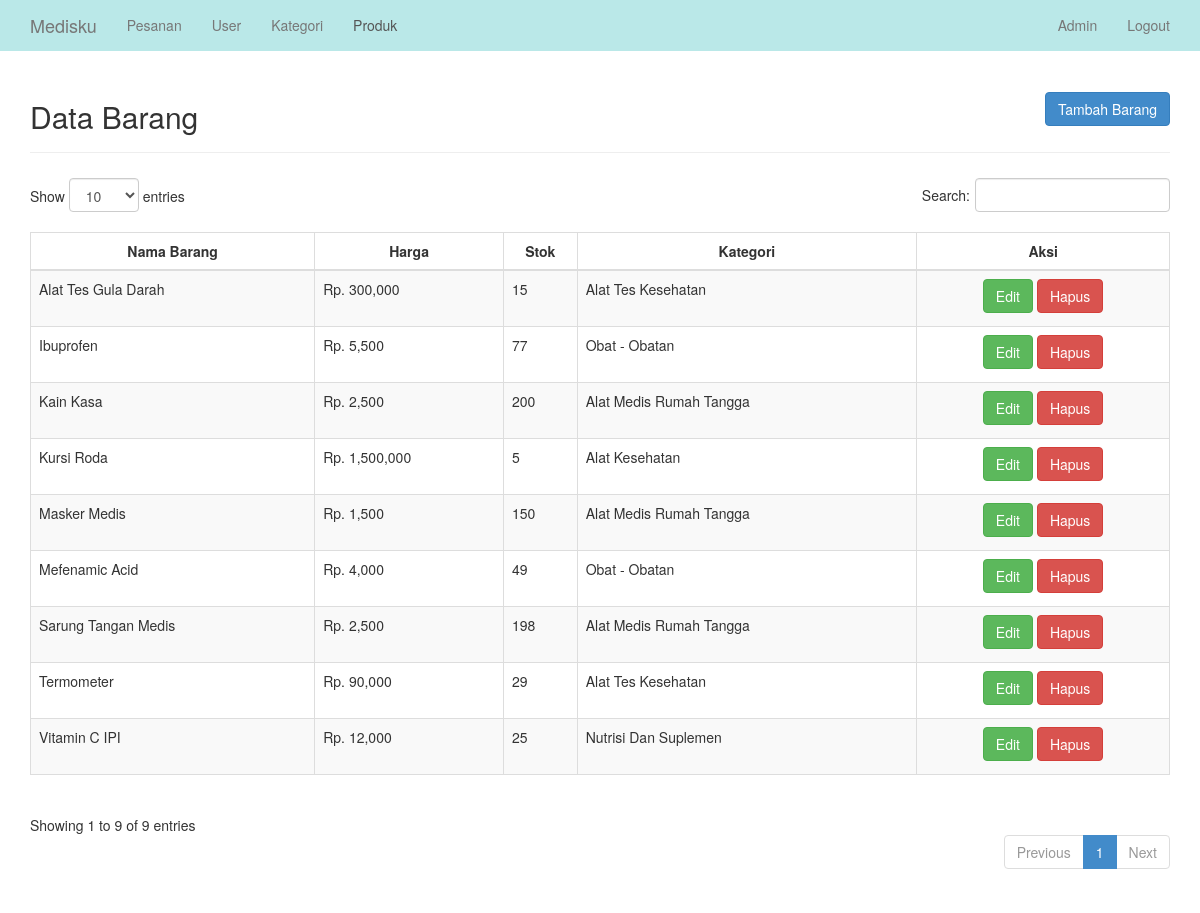
/admin/barang.php (signed in), run on the app's committed database.
### tables this page shows
CREATE TABLE `barang` (
  `id_barang` int NOT NULL AUTO_INCREMENT,
  `nama_barang` varchar(35) NOT NULL,
  `harga` varchar(35) NOT NULL,
  `stok` int NOT NULL,
  `gambar` varchar(255) NOT NULL,
  `id_kategori` int NOT NULL,
  PRIMARY KEY (`id_barang`),
  KEY `id_kategori` (`id_kategori`),
  CONSTRAINT `barang_ibfk_1` FOREIGN KEY (`id_kategori`) REFERENCES `kategori` (`id_kategori`)
);

CREATE TABLE `kategori` (
  `id_kategori` int NOT NULL AUTO_INCREMENT,
  `kategori` varchar(35) NOT NULL,
  PRIMARY KEY (`id_kategori`)
);

### admin/barang.php (the view, shortened to what this page needs)
<?php
    include "../koneksi/config.php";
?>
<!DOCTYPE html>
<html>
<head>
    <link href="../assets/css/bootstrap.css" rel="stylesheet">
    <link href="../assets/css/datatables.css" rel="stylesheet">
    <link href="../assets/css/style.css" rel="stylesheet" />
</head>
<body>
  <nav class="navbar navbar-default navbar-fixed-top" role="navigation">
    <div class="container">
      <div class="navbar-header">
          <a class="navbar-brand" href="home.php"> Medisku </a>
      </div>
      <div class="collapse navbar-collapse" id="bs-example-navbar-collapse-1">
          <ul class="nav navbar-nav">
              <li><a href="home.php">Pesanan</a></li>
              <li><a href="pengguna.php">User</a></li>
              <li><a href="kategori.php">Kategori</a></li>
              <li class="active"><a href="barang.php">Produk</a></li>
          </ul>
          <ul class="nav navbar-nav navbar-right">
              <li>
                  <a href="user.php"><?php echo ucwords($_SESSION['nama'] ) ?></a>
              </li>
              <li>
                  <a href="logout.php">Logout</a>
              </li>
          </ul>
      </div>
    </div>
  </nav>
  <div class="container">
   <br><br>
   <div class="page-header" style="display: flex; justify-content: space-between; align-items: center;">
   	<h2> Data Barang </h2>
    <button class="btn btn-primary" data-toggle="modal" data-target="#TambahBarang">Tambah Barang</button>
   </div>
   <table id="tables" class="table table-responsive table-bordered table-striped">
   	<thead>
   		<tr>
        <th style="text-align: center;">Nama Barang</th>
        <th style="text-align: center;">Harga</th>
   			<th style="text-align: center;">Stok</th>
   			<th style="text-align: center;">Kategori</th>
        <th style="text-align: center;">Aksi</th>
   		</tr>
   	</thead>
   	<?php
   		$sql = "select * from kategori inner join barang on kategori.id_kategori = barang.id_kategori";
   		$query = mysqli_query($connect, $sql);
      $no = 1;
   		while ($data = mysqli_fetch_array($query)){ ?>
   			<tr>
          <td><?php echo ucwords("$data[nama_barang]"); ?></td>
          <td>Rp. <?php echo number_format($data['harga']); ?></td>
          <td><?php echo ucwords("$data[stok]"); ?></td>
   				<td><?php echo ucwords("$data[kategori]"); ?></td>
          <td><center><button class="btn btn-success" data-toggle="modal" data-target="#EditBarang<?php echo $no; ?>">Edit</button>
            <a href="hapus_barang.php?id_barang=<?php echo "$data[id_barang]"; ?>" onclick='return confirm("Anda Yakin?")' class="btn btn-danger">Hapus</a></center></td>
  			</tr>
          <div id="EditBarang<?php echo $no; ?>" class="modal fade" role="dialog">
             <div class="modal-dialog">
   		<?php $no++; }
   	?>
   </table>
  </div>
</body>
</html>

### assets/css/datatables.css (style rules this page uses)
table.dataTable thead { cursor: pointer; }

### assets/css/style.css (style rules this page uses)
.btn { margin-bottom:5px; }

### data on the page
barang: nama_barang "Mefenamic Acid", harga "4,000", stok "49", id_kategori.kategori "Obat - Obatan"
barang: nama_barang "Kursi Roda", harga "1,500,000", stok "5", id_kategori.kategori "Alat Kesehatan"
barang: nama_barang "Ibuprofen", harga "5,500", stok "77", id_kategori.kategori "Obat - Obatan"
barang: nama_barang "Masker Medis", harga "1,500", stok "150", id_kategori.kategori "Alat Medis Rumah Tangga"
barang: nama_barang "Vitamin C IPI", harga "12,000", stok "25", id_kategori.kategori "Nutrisi Dan Suplemen"
barang: nama_barang "Sarung Tangan Medis", harga "2,500", stok "198", id_kategori.kategori "Alat Medis Rumah Tangga"
barang: nama_barang "Kain Kasa", harga "2,500", stok "200", id_kategori.kategori "Alat Medis Rumah Tangga"
barang: nama_barang "Alat Tes Gula Darah", harga "300,000", stok "15", id_kategori.kategori "Alat Tes Kesehatan"
barang: nama_barang "Termometer", harga "90,000", stok "29", id_kategori.kategori "Alat Tes Kesehatan"

### other printed values
$_SESSION['nama'] "Admin"
